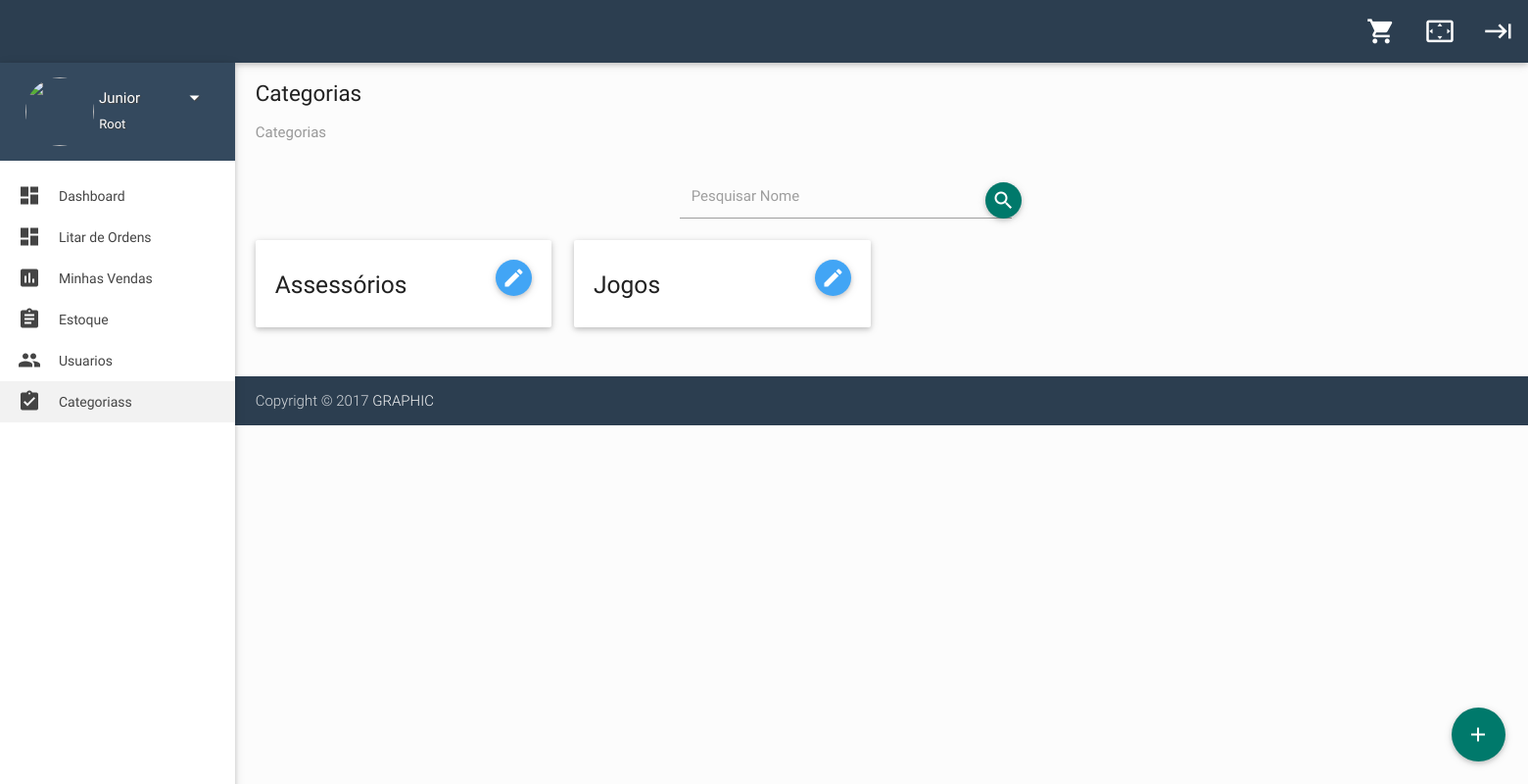
/categorias/lista-categoria/ (signed in), run on the app's committed database.
### accounts/models.py (models this page shows, shortened)
class User(AbstractBaseUser, PermissionsMixin):
    ROOT = 0
    ADM = 1
    SALESMAN = 2
    CUSTOMER = 3
    TYPES = (
        (ROOT, 'Root'),
        (ADM, 'Administrador'),
        (SALESMAN, 'Vendedor'),
        (CUSTOMER, 'Cliente')
    )
    ACTIVATED = 0
    DISABLED = 1
    BLOCKED = 2
    STATUS = (
        (ACTIVATED, 'activated'),
        (DISABLED, 'disabled'),
        (BLOCKED, 'blocked'),
    )
    PADRAO = 0
    CAMPO = 1
    VINHO = 2
    THEMES = (
        (PADRAO, 'padrao'),
        (CAMPO, 'campo'),
        (VINHO, 'vinho')
    )
    name = models.CharField('Nome', max_length=150)
    email = models.EmailField('Email', unique=True)
    phone = models.CharField('Telefone', max_length=40, null=True)
    status = models.IntegerField('Status', choices=STATUS, default=ACTIVATED)
    username = models.CharField('Usuário', max_length=30, unique=True, validators=[
    validators.RegexValidator(
        re.compile('^[\w.@+-]+$'),
            'Informe o nome de usuário válido',
            'Este valor deve conter apenas letras, números '
            'e os caracteres: @/./+/-/_ .',
            'Inválido'
            )
        ], help_text='Um nome curto que será usado para identificá-lo de forma única no sistema'
    )
    avatar = models.CharField('Foto', max_length=350, default='https://res.cloudinary.com/graphic/image/upload/v1510588337/User/user-default.jpg')
    theme = models.IntegerField('Tema', choices=THEMES, default=PADRAO)
    nivel = models.IntegerField('Nível', choices=TYPES, default=CUSTOMER)
    is_staff = models.BooleanField('Equipe', default=False)
    is_active = models.BooleanField('Ativo', default=True)
    USERNAME_FIELD = 'username'
    REQUIRED_FIELDS = ['email', 'name']
    objects = UserManager()
    class Meta:
        verbose_name = 'Usuário'
        verbose_name_plural = 'Usuários'
        ordering = ['name']
    def __str__(self):
        return self.name

### categories/models.py (models this page shows)
class Category(models.Model):
    name = models.CharField('Nome', max_length=30)
    description = models.TextField('Descrição')
    class Meta:
        verbose_name = 'Categoria'
        verbose_name_plural = 'Categorias'
        ordering = ['name']
    def __str__(self):
        return self.name

### categories/views.py (the view)
class ListCategoryView(LoginRequiredMixin, IsRootOrAdm, ListView):
    model = Category
    context_object_name = 'categories'
    template_name = 'dashboard/list.html'
    paginate_by = 12

### accounts/polices.py (called while the page is built)
    def dispatch(self, request, *args, **kwargs):
        if not (request.user.nivel == 0 or request.user.nivel == 1):
            return redirect('store:dashboard')
        return super(IsRootOrAdm, self).dispatch(request, *args, **kwargs)

### categories/templates/dashboard/list.html (shortened to what this page needs)
{% extends "dashboard/base.html" %}
{% load static %}
{% block content %}
<div class="row">
  <div class="col s12 m12 l12">
    <h5 class="breadcrumbs-title">Categorias</h5>
    <ol class="breadcrumb">
      <li class="active">Categorias</li>
    </ol>
  </div>
  <div class="col s12 m12 ">
    <div class="row">
      <div class="col s12 m6 l4 offset-l4">
        <div class="dataTables_filter">
          <form action="?search=" class="row" method="GET">
            <div class="col s10">
              <div class="input-field">
                <input type="text" id="search" name="search">
                <label for="search">Pesquisar Nome</label>
              </div>
            </div>
            <div class="col s2">
              <button type="submit" class="btn-floating waves-effect waves-light teal darken-2 osgeni-btn-search"><i class="mdi-action-search"></i></button>
            </div>
          </form>
        </div>
      </div>
      <div class="col s12 m6 l12">
        <div class="row">
          {% for category in categories %}
          <div class="col s12 m4 l3">
            <div id="profile-card" class="card">
              <div class="card-content">
                <div class="row">
                  <div class="col s10 m10 l10">
                    <h5>{{category}}</h5>
                  </div>
                  <div class="col s2 m2 l2">
                    <a class="btn-floating waves-effect blue lighten-1 right" href="{% url 'categories:detail_category' category.pk %}">
                      <i class="mdi-editor-mode-edit"></i>
                    </a>
                  </div>
                </div>
              </div>
            </div>
          </div>
          {% endfor %}
        </div>
      </div>
      <div class="col s12 offset-l5">
      </div>
    </div>
  </div>
  <div class="fixed-action-btn">
    <a href="{% url 'categories:new_category' %}" class="btn-floating btn-large teal darken-2">
      <i class="large mdi-content-add"></i>
    </a>
  </div>
</div>
{% endblock %}

### core/dashboard/sidebar.html (shortened to what this page needs)
<aside id="left-sidebar-nav">
  <ul id="slide-out" class="side-nav fixed leftside-navigation">
    <li class="user-details">
      <div class="row">
        <div class="col col s4 m4 l4">
          <img src="{{user.avatar}}" alt="" class="circle osgeni-img-profile valign profile-image">
        </div>
        <div class="col col s8 m8 l8">
          <a class="btn-flat dropdown-button waves-effect waves-light white-text profile-btn" href="#" data-activates="profile-dropdown">
            {{user}}
            <i class="mdi-navigation-arrow-drop-down right"></i>
          </a>
          <p class="user-roal">{{user.get_nivel_display}}</p>
        </div>
      </div>
    </li>
    {% if user.nivel == 0 or user.nivel == 1 %}
    <li class="bold {% if request.resolver_match.url_name == 'dashboard' %} active {% endif %}">
      <a href="{% url 'store:dashboard' %}" class="waves-effect waves-cyan">
        <i class="mdi-action-dashboard"></i> Dashboard
      </a>
    </li>
    <li class="bold {% if request.resolver_match.url_name == 'listar-ordens' %} active {% endif %}">
      <a href="{% url 'store:listar-ordens' %}" class="waves-effect waves-cyan">
        <i class="mdi-action-dashboard"></i> Litar de Ordens
      </a>
    </li>
    {% endif %}
    <li class="bold {% if request.resolver_match.url_name == 'minhas-ordens' %} active {% endif %}">
      <a href="{% url 'store:minhas-ordens' %}" class="waves-effect waves-cyan">
        <i class="mdi-action-assessment"></i> Minhas Vendas
      </a>
    </li>
    <li class="bold {% if request.resolver_match.url_name == 'list_product' %} active {% endif %}">
      <a href="{% url 'products:list_product' %}" class="waves-effect waves-cyan">
        <i class="mdi-action-assignment"></i> Estoque
      </a>
    </li>
  {% if user.nivel == 0 or user.nivel == 1 %}
    <li class="bold {% if request.resolver_match.url_name == 'list_user' %} active {% endif %}">
      <a href="{% url 'accounts:list_user' %}" class="waves-effect waves-cyan">
        <i class="mdi-social-group"></i> Usuarios
      </a>
    </li>
    <li class="bold {% if request.resolver_match.url_name == 'list_categories' %} active {% endif %}">
      <a href="{% url 'categories:list_categories'%}" class="waves-effect waves-cyan">
        <i class="mdi-action-assignment-turned-in"></i> Categoriass
      </a>
    </li>
  {% endif %}
  </ul>
</aside>

### core/static/css/style.css (style rules this page uses)
body { background-color: #fcfcfc; }
#content .container .row { margin-bottom: 0; }
ul.side-nav.fixed { top: 64px; }
.side-nav a { line-height: 42px; height: 42px; }
#left-sidebar-nav { position: fixed; width: 100px; left: 180px; z-index: 999; height: auto; }
#slide-out li a i { line-height: inherit; width: 2rem; font-size: 1.6rem; display: block; float: left; text-align: center; margin-right: 1rem; }
ul.side-nav li { padding: 0; }
ul.side-nav.fixed { overflow: hidden; }
ul.side-nav.fixed li { line-height: 44px; }
ul.side-nav.fixed li:hover, ul.side-nav.fixed li.active { background-color: rgba(0, 0, 0, 0.05); }
ul.side-nav.fixed li a { font-size: 14px; font-weight: 400; }
ul.side-nav.fixed li.user-details { background-color: #34495e !important; width: 100%; height: 100px; margin-bottom: 15px; padding: 15px 0px 0px 15px; }
.user-details .row { margin: 0; }
ul.side-nav.fixed .profile-btn { margin: 0; text-transform: capitalize; padding: 0; text-shadow: 1px 1px 1px #444; font-size: 15px; }
.user-roal { color: #fff; margin-top: -16px; font-size: 13px; text-shadow: 1px 1px 1px #444; }
.bold > a { font-weight: bold; }
.breadcrumb { padding: 0px; margin: 15px 0px; list-style: none; }
.breadcrumbs-title { font-size: 1.5rem; line-height: 1.804rem; margin: 18px 0px 0px 0px; }
.breadcrumb > li { display: inline-block; }
.breadcrumb .active { font-weight: normal; color: #999; }

### core/static/css/custom.css (style rules this page uses)
.osgeni-btn-search { margin-left: -100%; margin-top: 50%; }
.osgeni-img-profile { width: 70px !important; height: 70px !important; }

### data on the page
User: name "Junior", nivel "Root"
Category: name "Assessórios"
Category: name "Jogos"
